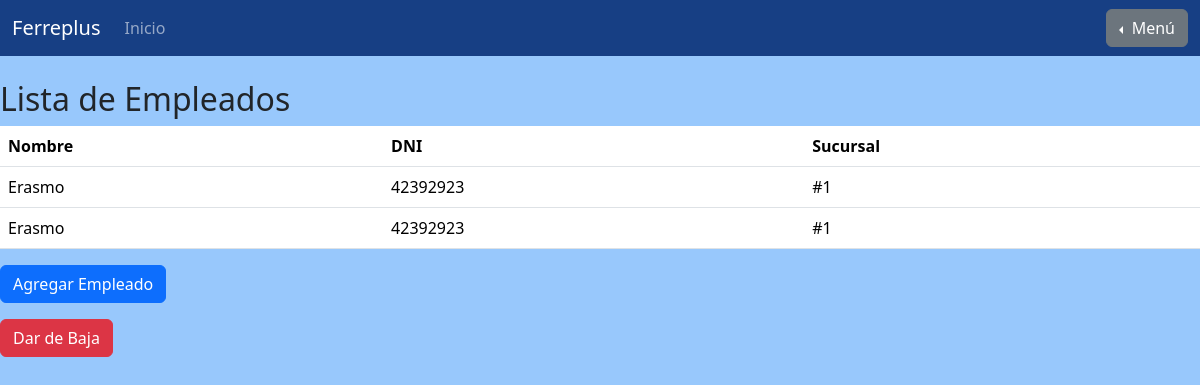
Before: /gestion_de_sucursales/gestion_de_empleados/ (signed in) with the older database file.
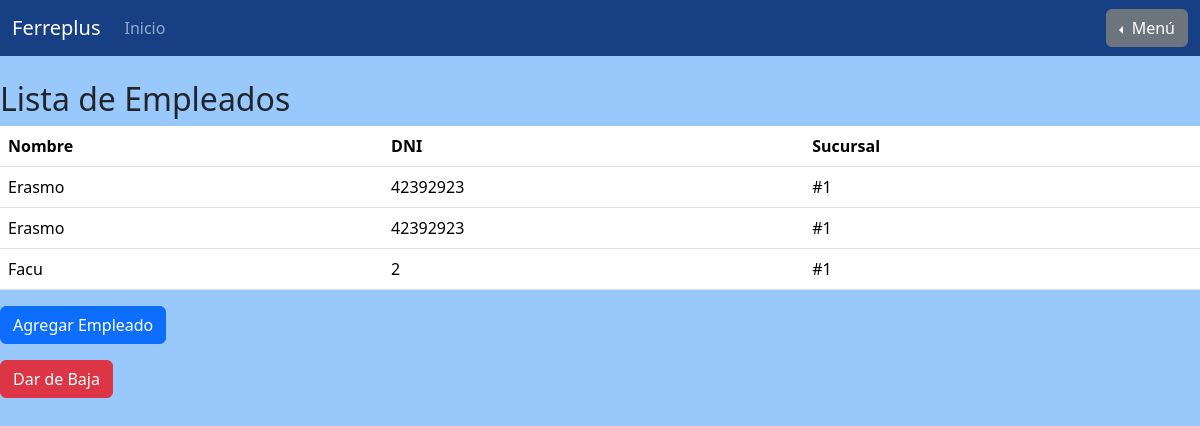
After: the same page with the newer database file.
### gestion_de_sucursales/models.py (models this page shows, shortened)
class PerfilEmpleado(models.Model):
    usuario = models.OneToOneField(User, on_delete=models.CASCADE)
    nombre = models.CharField(max_length=200)
    dni = models.CharField(max_length=8)
    sucursal = models.ForeignKey(Sucursal, on_delete=models.SET_NULL, null=True)

class Sucursal(models.Model):
    nombre = models.CharField(max_length=200, primary_key=True)
    ciudad = models.CharField(max_length=200, null=False)

### iniciar_sesion/decoradores.py (the view)
    def wrapper_func(request, *args, **kwargs):
        if request.user.is_superuser:
            return view_func(request, *args, **kwargs)
        else:
            return redirect("homepage")

### gestion_de_sucursales/views.py (called while the page is built)
@super_user
def gestion_de_empleados_view (request):
    empleados = PerfilEmpleado.objects.all()
    return render(request, "gestion_de_sucursales/gestion_de_empleados.html",{'empleados': empleados})

### iniciar_sesion/decoradores.py (called while the page is built)
def super_user(view_func):
    def wrapper_func(request, *args, **kwargs):
        if request.user.is_superuser:
            return view_func(request, *args, **kwargs)
        else:
            return redirect("homepage")
    return wrapper_func

### gestion_de_sucursales/templates/gestion_de_sucursales/gestion_de_empleados.html (shortened to what this page needs)
{% extends "homepage/base.html" %}
{% block content %}
<main>
    <h2>Lista de Empleados</h2>
    <table class="table">
        <thead>
            <tr>
                <th>Nombre</th>
                <th>DNI</th>
                <th>Sucursal</th>
            </tr>
        </thead>
        <tbody>
            {% for empleado in empleados %}
            <tr>
                <td>{{ empleado.nombre }}</td>
                <td>{{ empleado.dni }}</td>
                <td>{{ empleado.sucursal.nombre }}</td>
            </tr>
            {% endfor %}
        </tbody>
    </table>
    <div class="mt-3">
        <a href="{% url 'agregar_empleado' %}" class="btn btn-primary">Agregar Empleado</a>
    </div>
    <div class="mt-3">
        <a href="{% url 'dar_de_baja' %}" class="btn btn-danger">Dar de Baja</a>
    </div>
</main>
{% endblock %}

Changed rows visible on the page:
added PerfilEmpleado: nombre "Facu", dni "2", sucursal.nombre "#1"
